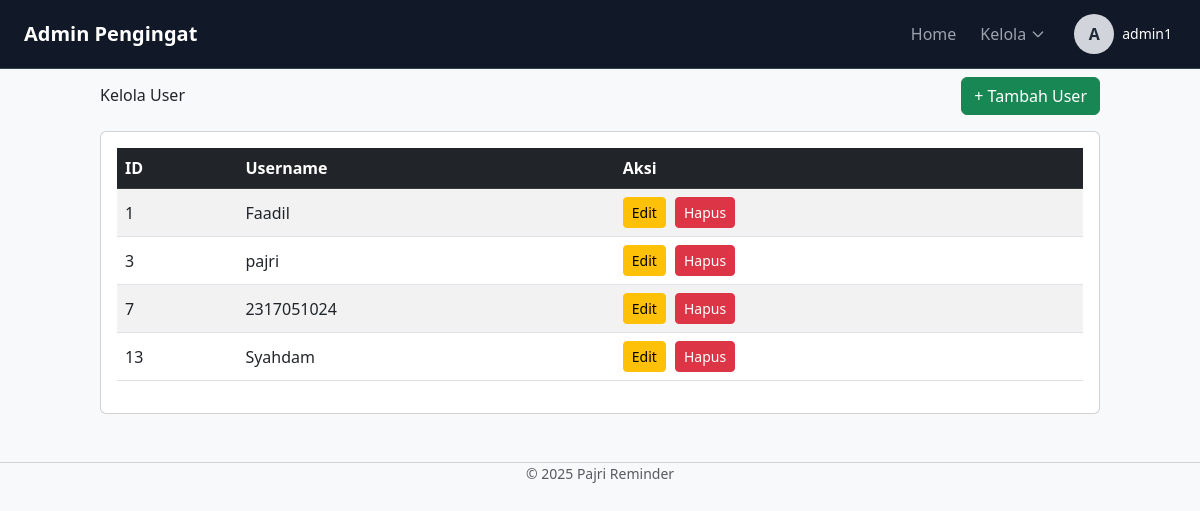
Before: /admin/index.php (signed in) with the older database file.
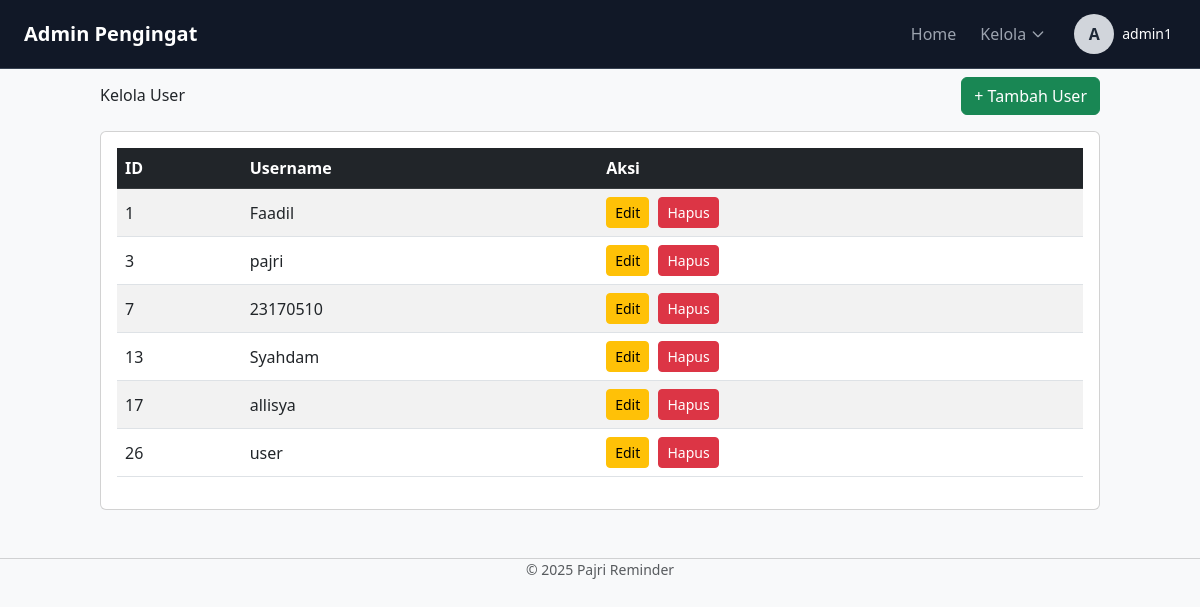
After: the same page with the newer database file.
### tables this page shows
CREATE TABLE `users` (
  `id` int NOT NULL,
  `username` varchar(50) NOT NULL,
  `password` varchar(255) NOT NULL,
  `role` enum('admin','user') DEFAULT 'user'
);

### admin/index.php (the view, shortened to what this page needs)
<?php
require_once '../koneksi.php';
$stmt = $pdo->query("SELECT * FROM users WHERE role = 'user'");
$users = $stmt->fetchAll();
?>
<!DOCTYPE html>
<html>
<head>
    <link href="https://cdn.jsdelivr.net/npm/bootstrap@5.3.0/dist/css/bootstrap.min.css" rel="stylesheet">
</head>
<body>
    <?php include 'header.php'; ?>
    <div class="container content-container">
        <div class="row align-items-center mb-3">
            <div class="col-md-6">
                <h3 class="mb-0">Kelola User</h3>
            </div>
            <div class="col-md-6 text-md-end text-start mt-2 mt-md-0">
                <a href="tambah_user.php" class="btn btn-success">+ Tambah User</a>
            </div>
        </div>
        <div class="card">
            <div class="card-body">
                <?php if (count($users) > 0): ?>
                    <div class="table-responsive">
                        <table class="table table-striped table-hover">
                            <thead class="table-dark">
                                <tr>
                                    <th scope="col">ID</th>
                                    <th scope="col">Username</th>
                                    <th scope="col">Aksi</th>
                                </tr>
                            </thead>
                            <tbody>
                                <?php foreach ($users as $user): ?>
                                    <tr>
                                        <td><?= htmlspecialchars($user['id']) ?></td>
                                        <td><?= htmlspecialchars($user['username']) ?></td>
                                        <td>
                                            <a href="edit_user.php?id=<?= $user['id'] ?>"
                                                class="btn btn-warning btn-sm">Edit</a>
                                            <a href="hapus_user.php?id=<?= $user['id'] ?>" class="btn btn-danger btn-sm"
                                                onclick="return confirm('Hapus user ini?')">Hapus</a>
                                        </td>
                                    </tr>
                                <?php endforeach; ?>
                            </tbody>
                        </table>
                    </div>
                <?php else: ?>
                    <div class="alert alert-info">Belum ada user yang terdaftar.</div>
                <?php endif; ?>
            </div>
        </div>
    </div>
    <?php include 'footer.php'; ?>
</body>
</html>

### admin/header.php (shortened to what this page needs)
<script src="https://cdn.tailwindcss.com"></script>
<header>
    <nav class="bg-gray-900 w-full fixed top-0 left-0 z-50 border-b border-gray-700">
        <div class="mx-auto flex max-w-screen-xl flex-wrap items-center justify-between px-4 py-2.5">
            <a href="index.php" class="flex items-center">
                <span class="self-center text-xl font-semibold whitespace-nowrap text-white">Admin Pengingat</span>
            </a>
            <div class="flex items-center lg:order-2">
                <?php if (!isset($_SESSION['admin'])): ?>
                    <div class="hidden lg:flex items-center space-x-6 mr-6">
                        <a class="block text-gray-400 hover:text-white" href="index.php">Home</a>
                    </div>
                    <a class="rounded-lg bg-blue-600 px-4 py-2 text-sm font-medium text-white hover:bg-blue-700 focus:ring-4 focus:ring-blue-800"
                        href="login.php">
                        Masuk
                    </a>
                <?php else: ?>
                    <div class="flex items-center space-x-6">
                        <div class="hidden lg:flex">
                            <ul class="flex flex-row items-center space-x-6">
                                <li>
                                    <a class="block text-gray-400 hover:text-white" href="index.php">Home</a>
                                </li>
                                <li class="relative group">
                                    <a class="cursor-pointer flex items-center text-gray-400 hover:text-white" href="#">
                                        <span>Kelola</span>
                                        <svg class="w-4 h-4 ml-1" fill="none" stroke="currentColor" viewBox="0 0 24 24"
                                            xmlns="http://www.w3.org/2000/svg">
                                            <path stroke-linecap="round" stroke-linejoin="round" stroke-width="2"
                                                d="M19 9l-7 7-7-7"></path>
                                        </svg>
                                    </a>
                                </li>
                            </ul>
                        </div>
                        <div class="relative ml-4">
                            <button onclick="toggleDropdown()"
                                class="flex items-center space-x-2 hover:bg-gray-700 rounded-lg p-1">
                                <div
                                    class="w-10 h-10 rounded-full bg-gray-300 flex items-center justify-center text-gray-800 font-bold">
                                    <?= strtoupper(substr($_SESSION['admin']['username'] ?? 'A', 0, 1)) ?>
                                </div>
                                <span
                                    class="hidden md:block text-white text-sm font-medium"><?= htmlspecialchars($_SESSION['admin']['username'] ?? 'Admin') ?></span>
                            </button>
                        </div>
                    </div>
                <?php endif; ?>
            </div>
        </div>
    </nav>
</header>

### admin/footer.php (shortened to what this page needs)
<footer class="text-center mt-5 mb-3 text-muted small">
    <hr>
    &copy; <?= date('Y') ?> Pajri Reminder
</footer>
</body>
</html>

### admin/index.php (style rules this page uses)
body { background-color: #f8f9fa; }
.table th, .table td { vertical-align: middle; }
.btn-sm { margin-right: 5px; }
.content-container { margin-top: 77px; }

Changed rows visible on the page:
changed users id 7: username "2317051024" → "23170510"
added users: id "17", username "allisya"
added users: id "26", username "user"
